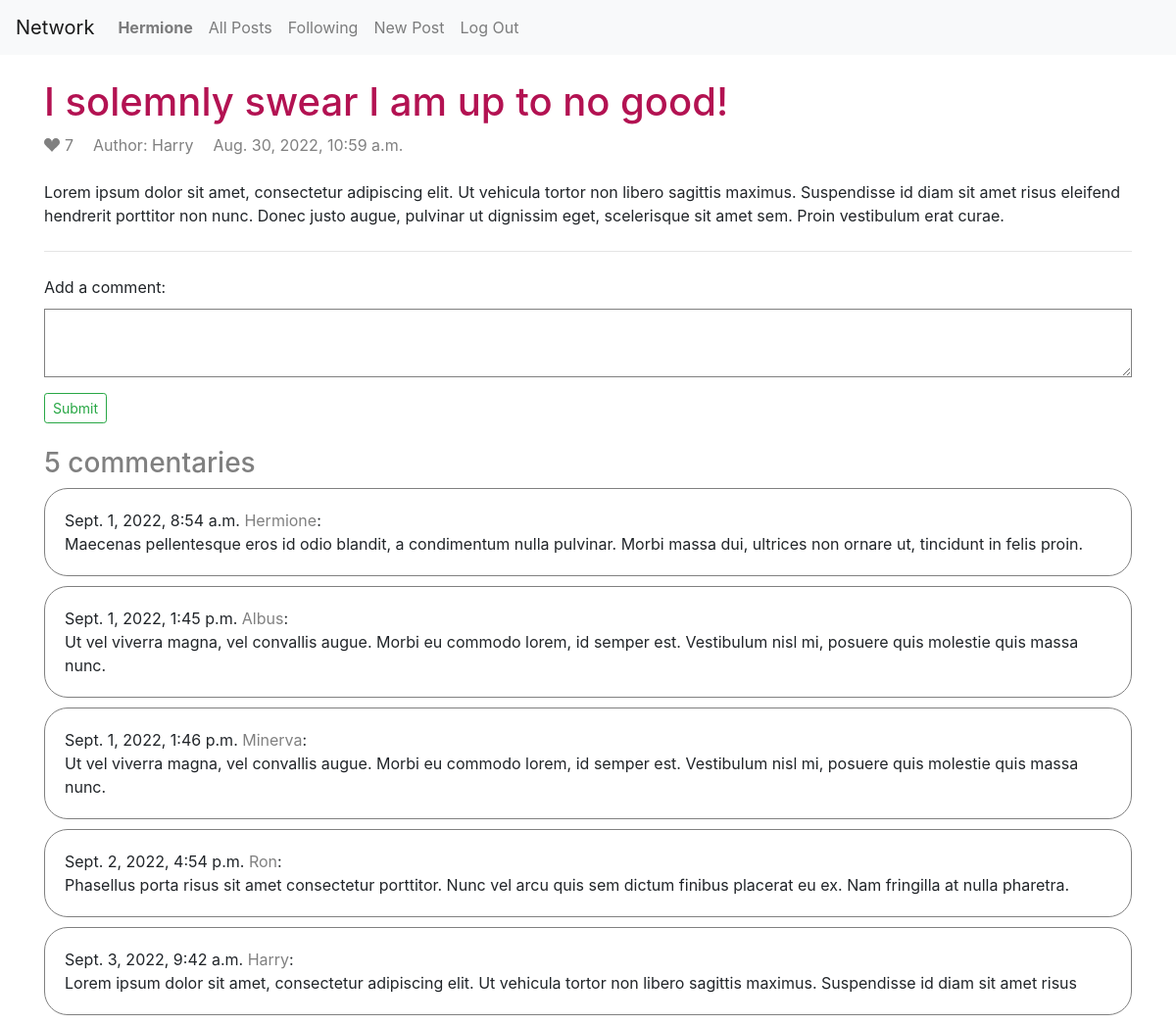
/posts/1 (signed in), run on the app's committed database.
### network/models.py (models this page shows, shortened)
class User(AbstractUser):
    about = models.TextField(max_length=160, blank=True)
    photo = models.URLField(max_length=2048, blank=True)

class Post(models.Model):
    author = models.ForeignKey(User, on_delete=models.CASCADE, related_name="posts")
    content = models.TextField(max_length=280)
    likes = models.ManyToManyField(User, blank=True)
    timestamp = models.DateTimeField(auto_now_add=True)
    title = models.CharField(max_length=80)

class Comment(models.Model):
    post = models.ForeignKey(Post, on_delete=models.CASCADE, related_name="comments")
    text = models.TextField(max_length=140)
    timestamp = models.DateTimeField(auto_now_add=True)
    user = models.ForeignKey(User, on_delete=models.CASCADE, related_name="comments")

### network/views.py (the view)
# urls.py: path("posts/<str:id>", views.post, name="post"),
def post(request, id):
    post = Post.objects.filter(id=id).first()
    return render(request, "network/post.html", {"comment": CommentForm(), "post": post}) if post else redirect("/")

### network/views.py
class CommentForm(ModelForm):
    class Meta:
        model = Comment
        fields = ["text"]
        widgets = {
          "text": forms.Textarea(attrs={'rows': 2, 'cols': 40}),
        }

### network/templates/network/post.html (shortened to what this page needs)
{% extends "network/layout.html" %}
{% load static %}
{% block body %}
    <div class="container">
        <div class="header">
            <h1 class="post-title">{{ post.title }}</h1>
            <div class="buttons">
                <div class="likes">
                    {% if user.is_authenticated %}
                        <a class="like" data-id="{{ post.id }}" {% if user in post.likes.all %}data-status="true"{% else %}data-status="false"{% endif %} href=#></a>
                    {% endif %}
                    <div class="count">{{ post.likes.all|length }}</div>
                </div>
                <div class="edit-button">
                    {% if not user.is_authenticated or user.is_authenticated and user != post.author %}
                        Author: <a class="author-name" href="{% url 'user' post.author.id %}">{{ post.author }}</a>
                    {% endif %}
                </div>
                <div class="header-date">{{ post.timestamp }}</div>
            </div>
        </div>
        <div class="content">
            <p class="text">{{ post.content }}</p>
        </div>
        <hr class="line">
        <div class="commentaries">
            {% if user.is_authenticated %}
                <form class="comment-form" action="{% url 'comment' post.id %}" method="POST">
                    <div>Add a comment:</div>
                    <div>{{ comment.text }}</div>
                    <div><input class="btn btn-outline-success btn-sm"type="submit"></input></div>
                </form>
            {% endif %}
            <h3 class="subtitle">{{ post.comments.all|length }} commentaries</h3>
            {% if post.comments.all|length %}
                {% for post_comment in post.comments.all %}
                    <div class="commentary">
                        <div class="commentary-header">{{ post_comment.timestamp }}&nbsp;<a href="{% url 'user' post_comment.user.id %}">{{ post_comment.user.username }}</a>:</div>
                        {{ post_comment.text }}
                    </div>
                {% endfor %}
            {% endif %}
        </div>
    </div>
{% endblock %}

### network/templates/network/layout.html (shortened to what this page needs)
{% load static %}
<!DOCTYPE html>
<html lang="en">
    <head>
        <link rel="stylesheet" href="https://stackpath.bootstrapcdn.com/bootstrap/4.4.1/css/bootstrap.min.css">
        <link href="{% static 'network/styles.css' %}" rel="stylesheet">
    </head>
    <body>
        <nav class="navbar navbar-expand-lg navbar-light bg-light">
            <a class="navbar-brand" href="{% url 'index' %}">Network</a>
            <div>
              <ul class="navbar-nav mr-auto">
                {% if user.is_authenticated %}
                    <li class="nav-item">
                        <a class="nav-link" href="{% url 'user' user.id %}"><strong>{{ user.username }}</strong></a>
                    </li>
                {% endif %}
                <li class="nav-item">
                  <a class="nav-link" href="{% url 'index' %}">All Posts</a>
                </li>
                {% if user.is_authenticated %}
                    <li class="nav-item">
                        <a class="nav-link" href="{% url 'following' %}">Following</a>
                    </li>
                    <li class="nav-item">
                        <a class="nav-link" href="{% url 'add' %}">New Post</a>
                    </li>
                    <li class="nav-item">
                        <a class="nav-link" href="{% url 'logout' %}">Log Out</a>
                    </li>
                {% endif %}
              </ul>
            </div>
        </nav>
        <div class="body">
            {% block body %}
            {% endblock %}
        </div>
    </body>
</html>

### network/static/network/styles.css (style rules this page uses)
a, a:visited, h3 { color: gray; }
a:hover, .page-link:hover, .like, .like-inactive { color: rgb(255,0,102); }
h1 { color: rgb(179,18,82); }
input, textarea { border: .5px solid gray; }
textarea { padding: 10px; }
.author, .buttons, .comments, .date, .like, .likes, .header { align-items: center; color: gray; display: flex; }
.buttons, .follow-block { gap: 20px; }
.commentaries, .follow-block, .header, .post, .commentary { display: flex; flex-wrap: wrap; }
.comment-form, .follow-block { margin-bottom: 1.5rem; }
.comment-form textarea { margin-bottom: 10px; margin-top: 10px; }
.calendar, .comment, .like, .like-inactive, .person { margin-right: 5px; }
.container { height: 100vh; }
.edit-button { min-width: 70px; }
.header, .post-bottom { justify-content: space-between; }
.line, .header { margin-bottom: 1.5rem; margin-top: 1.5rem; }
.post, .commentary { align-content: space-between; border: .5px solid gray; border-radius: 1.5rem; margin-bottom: 10px; padding: 20px; width: 100%; }
.post-content, .post-title, .subtitle, .inputs input, textarea, .commentary-header, .comment-form { width: 100%; }

### data on the page
User: username "Hermione"
Post: title "I solemnly swear I am up to no good!", likes.all|length "7", author "Harry", timestamp "Aug. 30, 2022, 10:59 a.m.", content "Lorem ipsum dolor sit amet, consectetur adipiscing elit. Ut vehicula tortor non libero sagittis maximus. Suspendisse id diam sit amet risus eleifend hendrerit porttitor non nunc. Donec justo augue, pulvinar ut dignissim eget, scelerisque sit amet sem. Proin vestibulum erat curae.", comments.all|length "5"
Comment: timestamp "Sept. 1, 2022, 8:54 a.m.", user.username "Hermione", text "Maecenas pellentesque eros id odio blandit, a condimentum nulla pulvinar. Morbi massa dui, ultrices non ornare ut, tincidunt in felis proin."
Comment: timestamp "Sept. 1, 2022, 1:45 p.m.", user.username "Albus", text "Ut vel viverra magna, vel convallis augue. Morbi eu commodo lorem, id semper est. Vestibulum nisl mi, posuere quis molestie quis massa nunc."
Comment: timestamp "Sept. 1, 2022, 1:46 p.m.", user.username "Minerva", text "Ut vel viverra magna, vel convallis augue. Morbi eu commodo lorem, id semper est. Vestibulum nisl mi, posuere quis molestie quis massa nunc."
Comment: timestamp "Sept. 2, 2022, 4:54 p.m.", user.username "Ron", text "Phasellus porta risus sit amet consectetur porttitor. Nunc vel arcu quis sem dictum finibus placerat eu ex. Nam fringilla at nulla pharetra."
Comment: timestamp "Sept. 3, 2022, 9:42 a.m.", user.username "Harry", text "Lorem ipsum dolor sit amet, consectetur adipiscing elit. Ut vehicula tortor non libero sagittis maximus. Suspendisse id diam sit amet risus"
